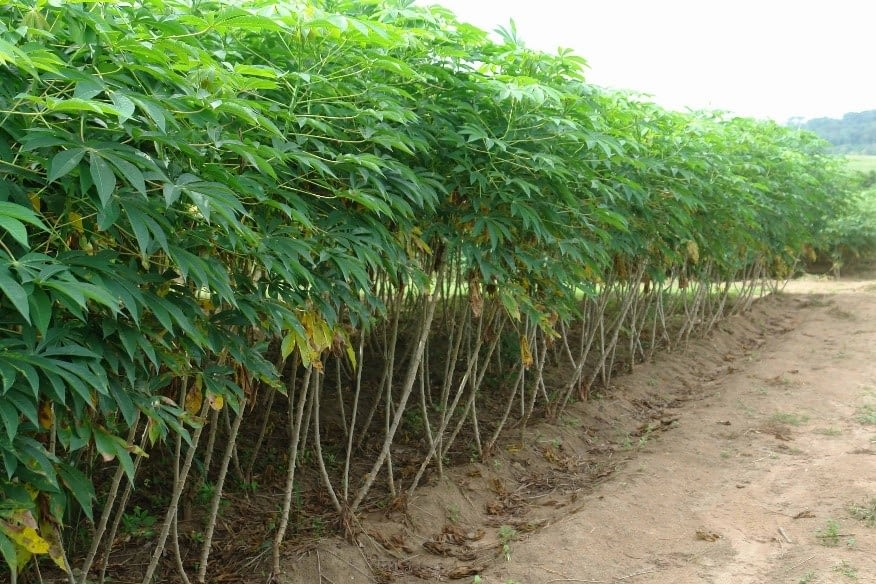
#> input picture numpy and image basics/casava.jpg, 876 x 584 px
$ jupyter execute cv_draw_and_puttext.ipynb   (shell and % lines are left out)
#> lines starting #> are read from the running program, lines starting #| are printed output that depends on the picture
[cell 1]
import cv2 as cv
import numpy as np
#from matplotlib import pyplot as plt
import matplotlib.pyplot as plt

[cell 2]
canvas = np.zeros((512,512,3), dtype=np.int16)

[cell 3]
print(canvas)

[cell 4]
plt.imshow(canvas)

[cell 5]
a = cv.rectangle(canvas,(384,10),(500,150),(0,255,0),5)
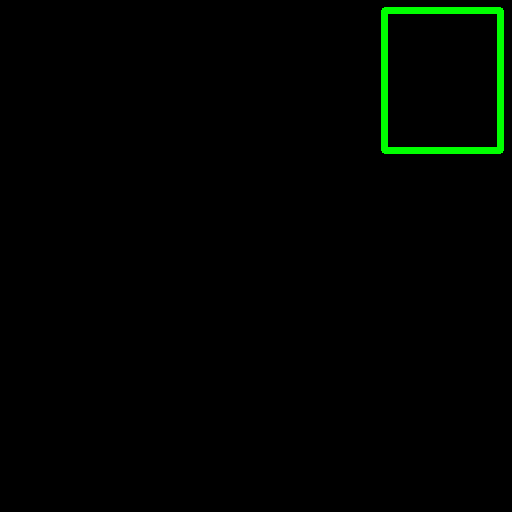
#> canvas: shape (512, 512, 3) int16; mean of channels 0, 1, 2 0, 3.5, 0; drawn as B, G, R

[cell 6]
plt.imshow(a)

[cell 7]
center_x = int(a.shape[0]/2)
cemter_y = int(a.shape[1]/2)

[cell 8]
b = cv.circle(a, (center_x, cemter_y),50,(255,0,0),5)

[cell 9]
center_x

[cell 10]
plt.imshow(b)
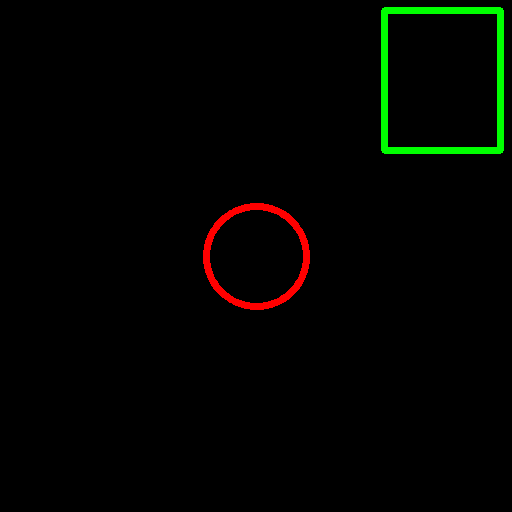
#> shown: shape (512, 512, 3); mean R, G, B 2.1, 3.5, 0

[cell 11]
c = cv.circle(a, (center_x, cemter_y),50,(255,0,0),50)
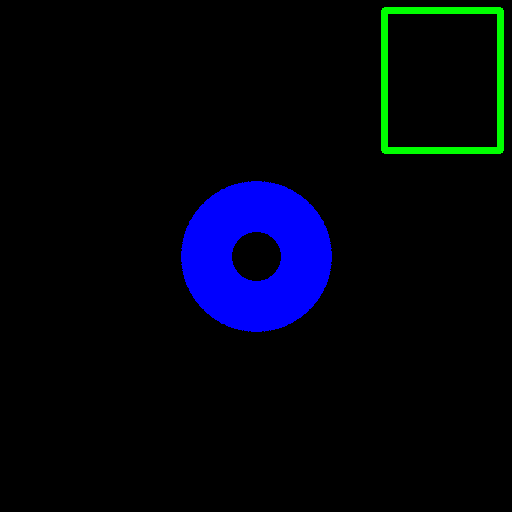
#> c: shape (512, 512, 3) int16; mean of channels 0, 1, 2 15.5, 3.5, 0; drawn as B, G, R

[cell 12]
plt.imshow(c)
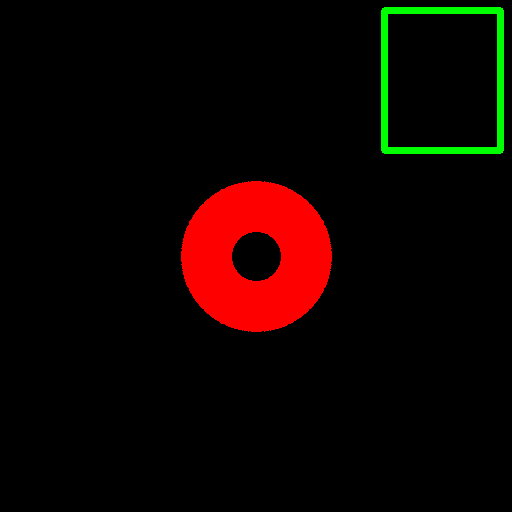
#> shown: shape (512, 512, 3); mean R, G, B 15.5, 3.5, 0

[cell 13]
casa = cv.imread("casava.jpg")
#> casa is the input picture: shape (584, 876, 3); mean B, G, R 88.5, 129.8, 111.9
casa = cv.cvtColor(casa, cv.COLOR_BGR2RGB)

[cell 14]
plt.imshow(casa)

[cell 15]
w = cv.line(casa,(200,584),(790,310),(255,0,0),5)

[cell 16]
plt.imshow(w)

[cell 17]
casa.shape
#> Out = (584, 876, 3)

[cell 18]
q=cv.putText(w,'MR FEMI',(10,500), cv.FONT_ITALIC, 4,(255,255,255),9)
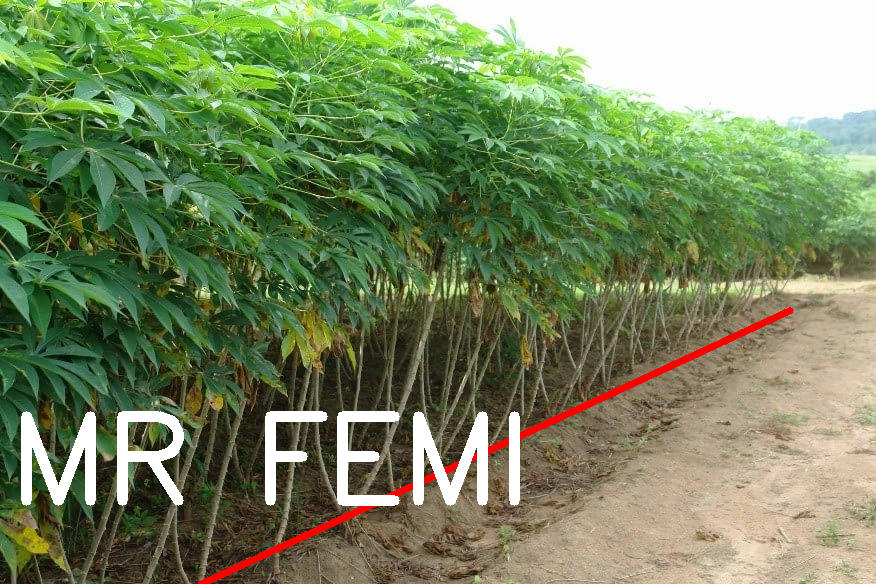
#> q: shape (584, 876, 3); mean R, G, B 118.8, 134.7, 94.3

[cell 19]
plt.imshow(q)

[cell 20]
s=cv.putText(w,'MR FEMI',(10,500), cv.FONT_ITALIC, 9,(255,255,255),2)

$ run again, with numpy and image basics/flipped.jpg copied over numpy and image basics/casava.jpg
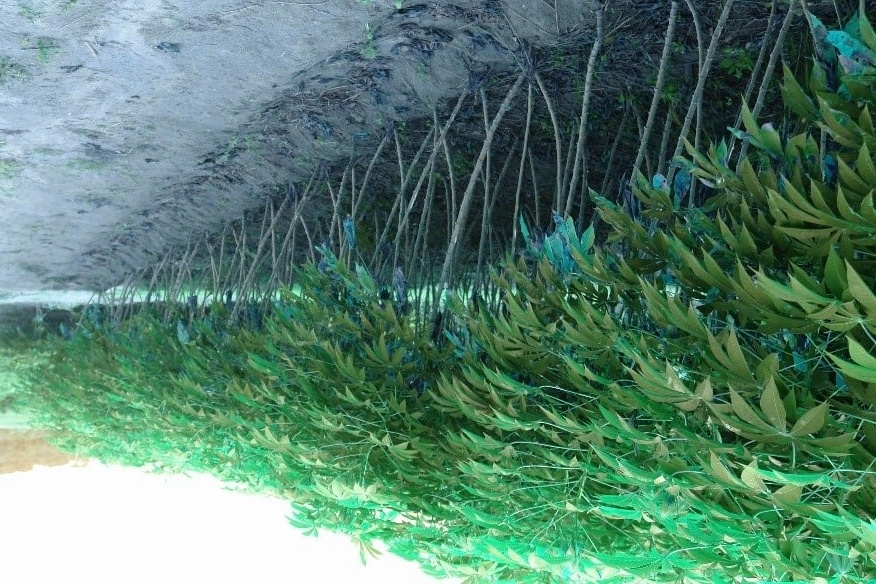
#> input picture numpy and image basics/flipped.jpg, 876 x 584 px
#> casa is the input picture: shape (584, 876, 3); mean B, G, R 111.9, 129.8, 88.5
#> `q=cv.putText(w,'MR FEMI',(10,500), cv.FONT_ITALIC, 4,(255,255,255),9)`:
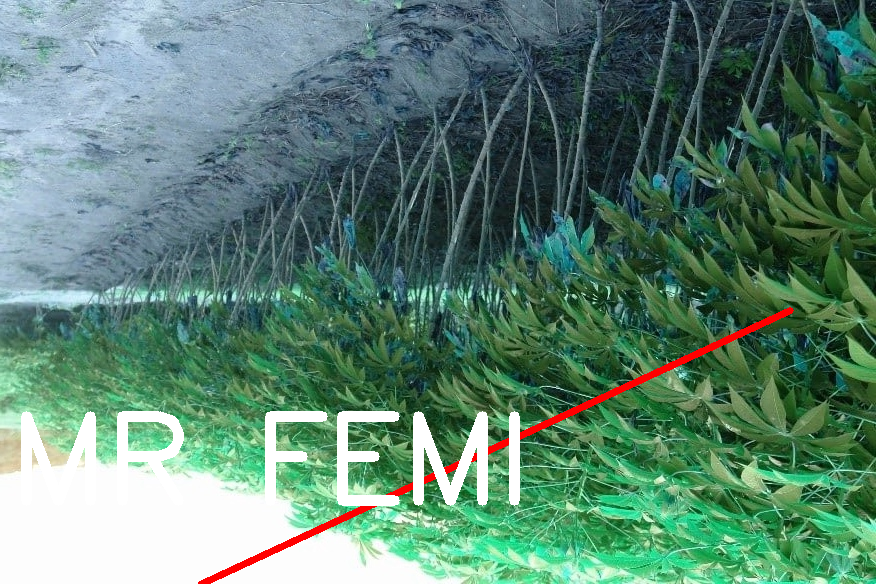
#> q: shape (584, 876, 3); mean R, G, B 93.6, 131, 114.6
